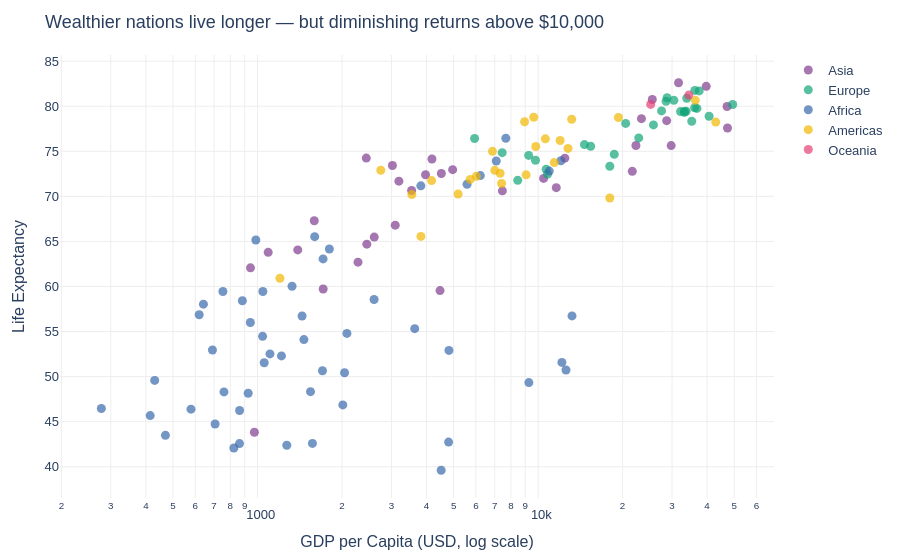

Here is the notebook cell this chart was saved with:
### Code cell
# Let's improve it further!!

fig = px.scatter(
    data_frame=df, x='gdpPercap', y='lifeExp',
    color='continent',                     
    hover_name='country',                 
    log_x=True,                             # log scale: wealth is non-linear
    labels={'gdpPercap': 'GDP per Capita (USD, log scale)',
            'lifeExp': 'Life Expectancy',
            'continent': ''},
    color_discrete_sequence=px.colors.qualitative.Bold
)
fig.update_layout(
    title='Wealthier nations live longer — but diminishing returns above $10,000',
    plot_bgcolor='white', paper_bgcolor='white',
    font=dict(family='Arial', size=13),
    yaxis=dict(gridcolor='#EEEEEE'),
    xaxis=dict(showgrid=True, gridcolor='#EEEEEE'),
    margin=dict(l=60, r=40, t=55, b=40), height=500
)
fig.update_traces(marker=dict(size=9, opacity=0.7))
fig.show()

### Figure 1 — Plotly figure (JSON) as saved in the notebook; plotly's stock layout.template omitted (floating-point values rounded to 4 significant figures)
{"data": [{"hovertemplate": "<b>%{hovertext}</b><br><br>=Asia<br>GDP per Capita (USD, log scale)=%{x}<br>Life Expectancy=%{y}<extra></extra>", "hovertext": ["Afghanistan", "Bahrain", "Bangladesh", "Cambodia", "China", "Hong Kong, China", "India", "Indonesia", "Iran", "Iraq", "Israel", "Japan", "Jordan", "Korea, Dem. Rep.", "Korea, Rep.", "Kuwait", "Lebanon", "Malaysia", "Mongolia", "Myanmar", "Nepal", "Oman", "Pakistan", "Philippines", "Saudi Arabia", "Singapore", "Sri Lanka", "Syria", "Taiwan", "Thailand", "Vietnam", "West Bank and Gaza", "Yemen, Rep."], "legendgroup": "Asia", "marker": {"color": "rgb(127, 60, 141)", "opacity": 0.7, "size": 9, "symbol": "circle"}, "mode": "markers", "name": "Asia", "orientation": "v", "showlegend": true, "type": "scatter", "x": [974.6, 29800.0, 1391.0, 1714.0, 4959.0, 39720.0, 2452.0, 3541.0, 11610.0, 4471.0, 25520.0, 31660.0, 4519.0, 1593.0, 23350.0, 47310.0, 10460.0, 12450.0, 3096.0, 944, 1091.0, 22320.0, 2606.0, 3190.0, 21650.0, 47140.0, 3970.0, 4185.0, 28720.0, 7458.0, 2442.0, 3025.0, 2281.0], "xaxis": "x", "y": [43.83, 75.64, 64.06, 59.72, 72.96, 82.21, 64.7, 70.65, 70.96, 59.55, 80.75, 82.6, 72.53, 67.3, 78.62, 77.59, 71.99, 74.24, 66.8, 62.07, 63.78, 75.64, 65.48, 71.69, 72.78, 79.97, 72.4, 74.14, 78.4, 70.62, 74.25, 73.42, 62.7], "yaxis": "y"}, {"hovertemplate": "<b>%{hovertext}</b><br><br>=Europe<br>GDP per Capita (USD, log scale)=%{x}<br>Life Expectancy=%{y}<extra></extra>", "hovertext": ["Albania", "Austria", "Belgium", "Bosnia and Herzegovina", "Bulgaria", "Croatia", "Czech Republic", "Denmark", "Finland", "France", "Germany", "Greece", "Hungary", "Iceland", "Ireland", "Italy", "Montenegro", "Netherlands", "Norway", "Poland", "Portugal", "Romania", "Serbia", "Slovak Republic", "Slovenia", "Spain", "Sweden", "Switzerland", "Turkey", "United Kingdom"], "legendgroup": "Europe", "marker": {"color": "rgb(17, 165, 121)", "opacity": 0.7, "size": 9, "symbol": "circle"}, "mode": "markers", "name": "Europe", "orientation": "v", "showlegend": true, "type": "scatter", "x": [5937.0, 36130.0, 33690.0, 7446.0, 10680.0, 14620.0, 22830.0, 35280.0, 33210.0, 30470.0, 32170.0, 27540.0, 18010.0, 36180.0, 40680.0, 28570.0, 9254.0, 36800.0, 49360.0, 15390.0, 20510.0, 10810.0, 9787.0, 18680.0, 25770.0, 28820.0, 33860.0, 37510.0, 8458.0, 33200.0], "xaxis": "x", "y": [76.42, 79.83, 79.44, 74.85, 73.0, 75.75, 76.49, 78.33, 79.31, 80.66, 79.41, 79.48, 73.34, 81.76, 78.89, 80.55, 74.54, 79.76, 80.2, 75.56, 78.1, 72.48, 74.0, 74.66, 77.93, 80.94, 80.88, 81.7, 71.78, 79.42], "yaxis": "y"}, {"hovertemplate": "<b>%{hovertext}</b><br><br>=Africa<br>GDP per Capita (USD, log scale)=%{x}<br>Life Expectancy=%{y}<extra></extra>", "hovertext": ["Algeria", "Angola", "Benin", "Botswana", "Burkina Faso", "Burundi", "Cameroon", "Central African Republic", "Chad", "Comoros", "Congo, Dem. Rep.", "Congo, Rep.", "Cote d'Ivoire", "Djibouti", "Egypt", "Equatorial Guinea", "Eritrea", "Ethiopia", "Gabon", "Gambia", "Ghana", "Guinea", "Guinea-Bissau", "Kenya", "Lesotho", "Liberia", "Libya", "Madagascar", "Malawi", "Mali", "Mauritania", "Mauritius", "Morocco", "Mozambique", "Namibia", "Niger", "Nigeria", "Reunion", "Rwanda", "Sao Tome and Principe", "Senegal", "Sierra Leone", "Somalia", "South Africa", "Sudan", "Swaziland", "Tanzania", "Togo", "Tunisia", "Uganda", "Zambia", "Zimbabwe"], "legendgroup": "Africa", "marker": {"color": "rgb(57, 105, 172)", "opacity": 0.7, "size": 9, "symbol": "circle"}, "mode": "markers", "name": "Africa", "orientation": "v", "showlegend": true, "type": "scatter", "x": [6223.0, 4797.0, 1441.0, 12570.0, 1217.0, 430.1, 2042.0, 706.0, 1704.0, 986.1, 277.6, 3633.0, 1545.0, 2082.0, 5581.0, 12150.0, 641.4, 690.8, 13210.0, 752.7, 1328.0, 942.7, 579.2, 1463.0, 1569.0, 414.5, 12060.0, 1045.0, 759.3, 1043.0, 1803.0, 10960.0, 3820.0, 823.7, 4811.0, 619.7, 2014.0, 7670.0, 863.1, 1598.0, 1712.0, 862.5, 926.1, 9270.0, 2602.0, 4513.0, 1107.0, 883.0, 7093.0, 1056.0, 1271.0, 469.7], "xaxis": "x", "y": [72.3, 42.73, 56.73, 50.73, 52.3, 49.58, 50.43, 44.74, 50.65, 65.15, 46.46, 55.32, 48.33, 54.79, 71.34, 51.58, 58.04, 52.95, 56.73, 59.45, 60.02, 56.01, 46.39, 54.11, 42.59, 45.68, 73.95, 59.44, 48.3, 54.47, 64.16, 72.8, 71.16, 42.08, 52.91, 56.87, 46.86, 76.44, 46.24, 65.53, 63.06, 42.57, 48.16, 49.34, 58.56, 39.61, 52.52, 58.42, 73.92, 51.54, 42.38, 43.49], "yaxis": "y"}, {"hovertemplate": "<b>%{hovertext}</b><br><br>=Americas<br>GDP per Capita (USD, log scale)=%{x}<br>Life Expectancy=%{y}<extra></extra>", "hovertext": ["Argentina", "Bolivia", "Brazil", "Canada", "Chile", "Colombia", "Costa Rica", "Cuba", "Dominican Republic", "Ecuador", "El Salvador", "Guatemala", "Haiti", "Honduras", "Jamaica", "Mexico", "Nicaragua", "Panama", "Paraguay", "Peru", "Puerto Rico", "Trinidad and Tobago", "United States", "Uruguay", "Venezuela"], "legendgroup": "Americas", "marker": {"color": "rgb(242, 183, 1)", "opacity": 0.7, "size": 9, "symbol": "circle"}, "mode": "markers", "name": "Americas", "orientation": "v", "showlegend": true, "type": "scatter", "x": [12780.0, 3822.0, 9066.0, 36320.0, 13170.0, 7007.0, 9645.0, 8948.0, 6025.0, 6873.0, 5728.0, 5186.0, 1202.0, 3548.0, 7321.0, 11980.0, 2749.0, 9809.0, 4173.0, 7409.0, 19330.0, 18010.0, 42950.0, 10610.0, 11420.0], "xaxis": "x", "y": [75.32, 65.55, 72.39, 80.65, 78.55, 72.89, 78.78, 78.27, 72.23, 74.99, 71.88, 70.26, 60.92, 70.2, 72.57, 76.19, 72.9, 75.54, 71.75, 71.42, 78.75, 69.82, 78.24, 76.38, 73.75], "yaxis": "y"}, {"hovertemplate": "<b>%{hovertext}</b><br><br>=Oceania<br>GDP per Capita (USD, log scale)=%{x}<br>Life Expectancy=%{y}<extra></extra>", "hovertext": ["Australia", "New Zealand"], "legendgroup": "Oceania", "marker": {"color": "rgb(231, 63, 116)", "opacity": 0.7, "size": 9, "symbol": "circle"}, "mode": "markers", "name": "Oceania", "orientation": "v", "showlegend": true, "type": "scatter", "x": [34440.0, 25190.0], "xaxis": "x", "y": [81.23, 80.2], "yaxis": "y"}], "layout": {"autosize": true, "font": {"family": "Arial", "size": 13}, "legend": {"title": {"text": ""}, "tracegroupgap": 0}, "margin": {"b": 40, "l": 60, "r": 40, "t": 55}, "paper_bgcolor": "white", "plot_bgcolor": "white", "title": {"text": "Wealthier nations live longer — but diminishing returns above $10,000"}, "xaxis": {"anchor": "y", "autorange": true, "domain": [0, 1], "gridcolor": "#EEEEEE", "range": [2.302, 4.835], "showgrid": true, "title": {"text": "GDP per Capita (USD, log scale)"}, "type": "log"}, "yaxis": {"anchor": "x", "autorange": true, "domain": [0, 1], "gridcolor": "#EEEEEE", "range": [36.42, 85.79], "title": {"text": "Life Expectancy"}, "type": "linear"}}}
